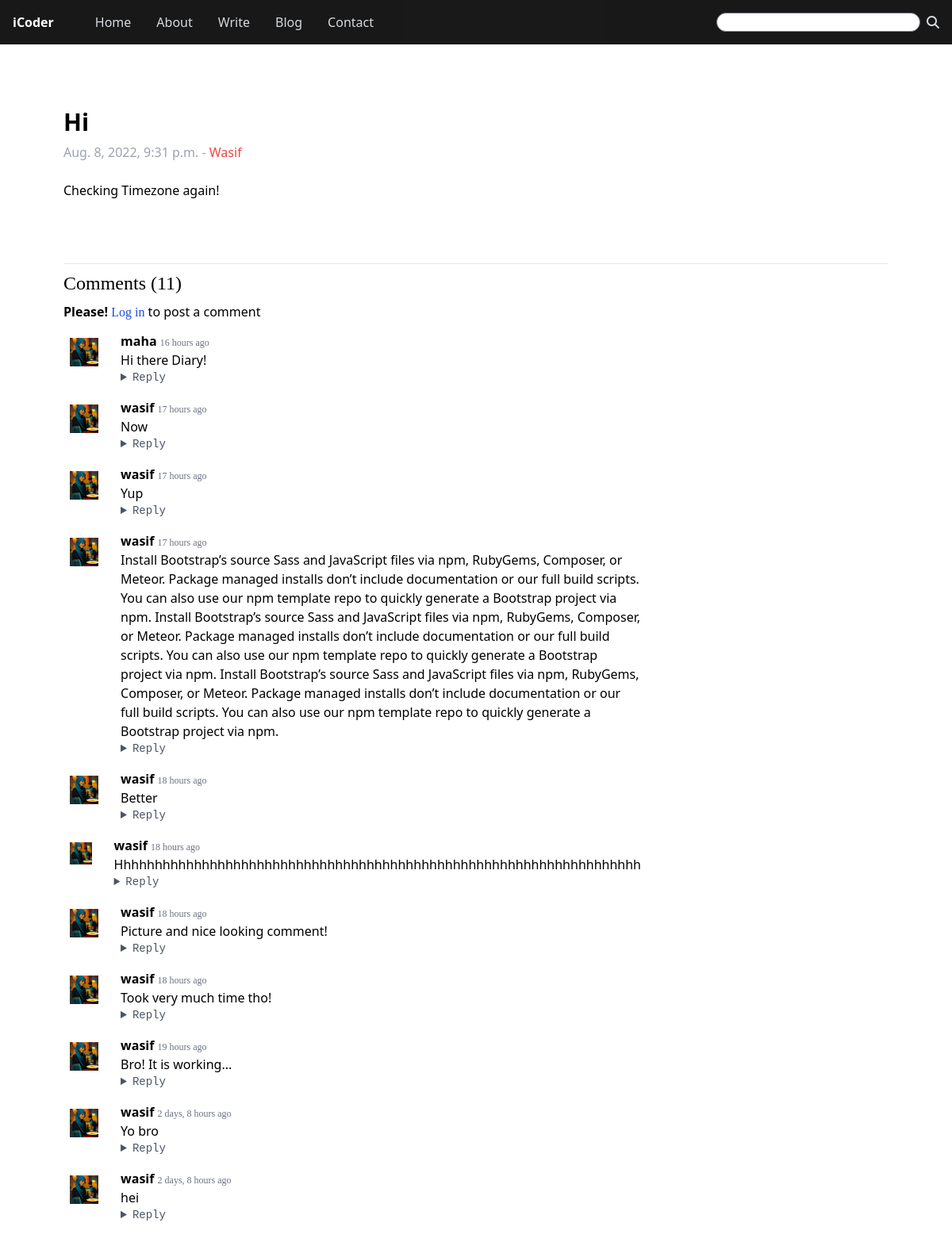
The app's page /blog/hi with its own data.
### blog/models.py (models this page shows, shortened)
class Post(models.Model):
    sno = models.AutoField(primary_key=True)
    title = models.CharField(max_length=100)
    author = models.CharField(max_length=50)
    slug = models.CharField(max_length=130)
    content = models.TextField()
    timeStamp = models.DateTimeField(auto_now_add=True, blank=True)

class BlogComment(models.Model):
    sno = models.AutoField(primary_key=True)
    comment = models.TextField()
    user = models.ForeignKey(User, on_delete=models.CASCADE)
    post = models.ForeignKey(Post, on_delete=models.CASCADE)
    parent = models.ForeignKey('self', on_delete=models.CASCADE, null=True)
    timestamp = models.DateTimeField(default=timezone.now)

### blog/views.py (the view)
# urls.py: path('<str:slug>', views.blogPost, name='blogPost')
def blogPost(request, slug):
    post = Post.objects.filter(slug=slug)[0]
    comments = BlogComment.objects.filter(post=post, parent=None).order_by("-timestamp") # - denotes descending
    replies = BlogComment.objects.filter(post=post).exclude(parent=None)
    replyDict = {}
    for reply in replies:
        if reply.parent.sno not in replyDict.keys():
            replyDict[reply.parent.sno] = [reply]
        else:
            replyDict[reply.parent.sno].append(reply)
    context = {'post': post, 'comments': comments, 'replyDict':replyDict}
    return render(request, 'blog/blogPost.html', context)

### templates/blog/blogPost.html (shortened to what this page needs)
{% extends 'base.html' %}
{% load humanize %}
{% block body %}
<div class="p-20 space-y-2">
    <h1 class="text-3xl font-semibold">{{post.title}}</h1>
    <p class="text-gray-400">{{post.timeStamp}} - <a href="/about" class="text-red-500 font-medium">{{post.author}}</a></p>
    <p class="pt-4">{{post.content}}</p>
</div>
<div class="px-20 space-y-2 pb-5">
    <hr>
    <h1 class="text-2xl font-serif">Comments ({{comments.count}})</h1>
    {% if request.user.is_authenticated %}
    <form class="flex flex-col w-[60%] space-y-3 pb-3" action="/blog/postComment" method="post"> {% csrf_token %}
        <textarea name="comment" id="comment" cols="20" rows="3" placeholder="Enter your comment..." required></textarea>
        <input type="hidden" name="postSno" id="postSno" value="{{post.sno}}">
        <input type="hidden" name="parentSno" id="parentSno" value="">
        <button type="submit" class="text-sm font-semibold tracking-wider bg-gray-800 border-2 border-black text-white hover:bg-gray-700 hover:border-gray-600 focus:bg-black px-5 py-1.5 w-fit">Add Comment</button>
    </form>
    {% else %}
    <p><b>Please!</b> <a class="text-blue-700 font-serif" href="/login">Log in</a> to post a comment</p>
    {% endif %}
    {% for comment in comments %}
    <div class="flex w-[70%] py-1">
        <div class="mr-5 p-2">
            <img class="w-10" src="/static/img/mano.png" alt="">
        </div>
        <div class="w-[100%]">
            <div>
                <p class="font-semibold">{{comment.user}} <span class="text-gray-500 font-serif font-normal text-xs" >{{comment.timestamp | naturaltime}}</span></p>
            </div>
            <p>{{comment.comment}}</p>
            <details>
                <summary class="text-sm font-mono text-gray-600">Reply</summary>
            </details>
        </div>
    </div>
    {% endfor %}
</div>
{% endblock body %}

### records on screen
Post: title "Hi", timeStamp "Aug. 8, 2022, 9:31 p.m.", author "Wasif", content "Checking Timezone again!"
BlogComment: user "maha", timestamp "16 hours ago", comment "Hi there Diary!"
BlogComment: user "wasif", timestamp "17 hours ago", comment "Now"
BlogComment: user "wasif", timestamp "17 hours ago", comment "Yup"
BlogComment: user "wasif", timestamp "17 hours ago", comment "Install Bootstrap’s source Sass and JavaScript files via npm, RubyGems, Composer, or Meteor. Package managed installs don’t include documentation or our full build scripts. You can also use our npm template repo to quickly generate a Bootstrap project via npm. Install Bootstrap’s source Sass and JavaScript files via npm, RubyGems, Composer, or Meteor. Package managed installs don’t include documentation or our full build scripts. You can also use our npm template repo to quickly generate a Bootstrap project via npm. Install Bootstrap’s source Sass and JavaScript files via npm, RubyGems, Composer, or Meteor. Package managed installs don’t include documentation or our full build scripts. You…"
BlogComment: user "wasif", timestamp "18 hours ago", comment "Better"
BlogComment: user "wasif", timestamp "18 hours ago", comment "Hhhhhhhhhhhhhhhhhhhhhhhhhhhhhhhhhhhhhhhhhhhhhhhhhhhhhhhhhhhhhhhhhhh"
BlogComment: user "wasif", timestamp "18 hours ago", comment "Picture and nice looking comment!"
BlogComment: user "wasif", timestamp "18 hours ago", comment "Took very much time tho!"
BlogComment: user "wasif", timestamp "19 hours ago", comment "Bro! It is working..."
BlogComment: user "wasif", timestamp "2 days, 8 hours ago", comment "Yo bro"
BlogComment: user "wasif", timestamp "2 days, 8 hours ago", comment "hei"

### other values on screen
{{ comments.count }} "11"
